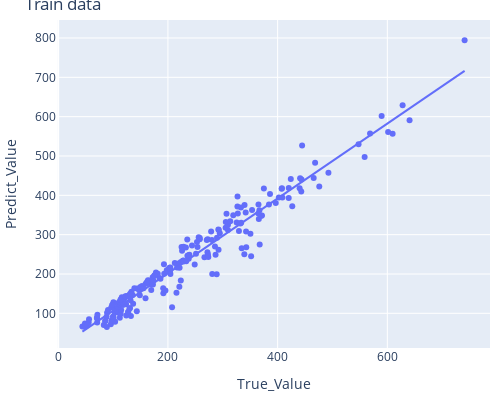
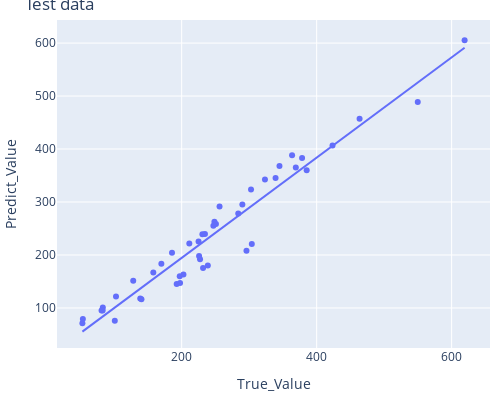

Notebook code cell kept with these figures, in order:
### Markdown cell above
<h2 style="color:cyan">Polynomial Regression Model - All inputs - Main Stress</h2>

### Code cell
# All parameters
polyEstimate(x_train_stress, ym_train_stress.Sm, x_test_stress, ym_test_stress.Sm, print_test=1)

### Figure 1 — Plotly figure (JSON) as saved in the notebook; plotly's stock layout.template omitted (floating-point values rounded to 4 significant figures; data arrays with more than 128 entries replaced by an {"elided": "..."} marker saying what was removed)
{"data": [{"hovertemplate": "True_Value=%{x}<br>Predict_Value=%{y}<extra></extra>", "legendgroup": "", "marker": {"color": "#636efa", "symbol": "circle"}, "mode": "markers", "name": "", "orientation": "v", "showlegend": false, "type": "scatter", "x": {"elided": "210 float values"}, "xaxis": "x", "y": {"elided": "210 float values"}, "yaxis": "y"}, {"hovertemplate": "<b>OLS trendline</b><br>Predict_Value = 0.951718 * True_Value + 11.5092<br>R<sup>2</sup>=0.951718<br><br>True_Value=%{x}<br>Predict_Value=%{y} <b>(trend)</b><extra></extra>", "legendgroup": "", "marker": {"color": "#636efa", "symbol": "circle"}, "mode": "lines", "name": "", "showlegend": false, "type": "scatter", "x": {"elided": "210 float values"}, "xaxis": "x", "y": {"elided": "210 float values"}, "yaxis": "y"}], "layout": {"height": 400, "legend": {"tracegroupgap": 0}, "margin": {"b": 10, "l": 10, "r": 10, "t": 20}, "title": {"text": "Train data"}, "width": 500, "xaxis": {"anchor": "y", "domain": [0, 1], "title": {"text": "True_Value"}}, "yaxis": {"anchor": "x", "domain": [0, 1], "title": {"text": "Predict_Value"}}}}

### Figure 2 — Plotly figure (JSON) as saved in the notebook; plotly's stock layout.template omitted (floating-point values rounded to 4 significant figures)
{"data": [{"hovertemplate": "True_Value=%{x}<br>Predict_Value=%{y}<extra></extra>", "legendgroup": "", "marker": {"color": "#636efa", "symbol": "circle"}, "mode": "markers", "name": "", "orientation": "v", "showlegend": false, "type": "scatter", "x": [100.9, 52.9, 53.59, 83.13, 81.3, 82.9, 102.7, 138.6, 140.4, 128.2, 192.6, 197.6, 158, 197.1, 202.6, 169.9, 231.7, 238.7, 185.7, 227.2, 225.8, 211.3, 296, 303.9, 234.5, 225, 230.7, 250.8, 247, 256.1, 283.8, 248.5, 289.9, 323.4, 302.8, 385.2, 369.1, 339.1, 378.4, 363.6, 344.9, 423.5, 549.8, 463.6, 619.2], "xaxis": "x", "y": [75.98, 71.24, 79.27, 100.8, 95.08, 95.08, 121.7, 117.9, 116.6, 151.1, 145.3, 147.1, 166.9, 160.0, 163.4, 183.4, 175.5, 180.4, 204.3, 191.9, 198.1, 221.7, 208.2, 220.6, 239.7, 225.3, 239.1, 258.5, 255.3, 291.3, 278.3, 262.7, 295.4, 342.3, 323.6, 360.1, 365.0, 345.3, 383.0, 388.4, 367.7, 406.7, 489.0, 457.0, 605.5], "yaxis": "y"}, {"hovertemplate": "<b>OLS trendline</b><br>Predict_Value = 0.946039 * True_Value + 5.3323<br>R<sup>2</sup>=0.938653<br><br>True_Value=%{x}<br>Predict_Value=%{y} <b>(trend)</b><extra></extra>", "legendgroup": "", "marker": {"color": "#636efa", "symbol": "circle"}, "mode": "lines", "name": "", "showlegend": false, "type": "scatter", "x": [52.9, 53.59, 81.3, 82.9, 83.13, 100.9, 102.7, 128.2, 138.6, 140.4, 158, 169.9, 185.7, 192.6, 197.1, 197.6, 202.6, 211.3, 225, 225.8, 227.2, 230.7, 231.7, 234.5, 238.7, 247, 248.5, 250.8, 256.1, 283.8, 289.9, 296, 302.8, 303.9, 323.4, 339.1, 344.9, 363.6, 369.1, 378.4, 385.2, 423.5, 463.6, 549.8, 619.2], "xaxis": "x", "y": [55.38, 56.03, 82.25, 83.76, 83.98, 100.8, 102.5, 126.6, 136.5, 138.2, 154.8, 166.1, 181.0, 187.5, 191.8, 192.3, 197.0, 205.2, 218.2, 218.9, 220.3, 223.6, 224.5, 227.2, 231.2, 239.0, 240.4, 242.6, 247.6, 273.8, 279.6, 285.4, 291.8, 292.8, 311.3, 326.1, 331.6, 349.3, 354.5, 363.3, 369.7, 406.0, 443.9, 525.5, 591.1], "yaxis": "y"}], "layout": {"height": 400, "legend": {"tracegroupgap": 0}, "margin": {"b": 10, "l": 10, "r": 10, "t": 20}, "title": {"text": "Test data"}, "width": 500, "xaxis": {"anchor": "y", "domain": [0, 1], "title": {"text": "True_Value"}}, "yaxis": {"anchor": "x", "domain": [0, 1], "title": {"text": "Predict_Value"}}}}
